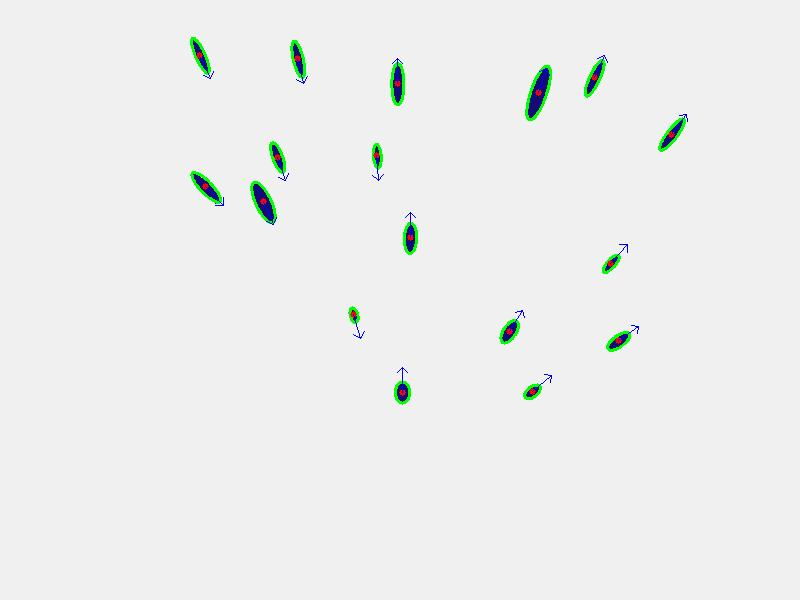
#> input picture sample_crime_scene_image.jpg, 800 x 600 px
$ python -i module3_droplet_cv.py   (imports and definitions only)
#> lines starting #> are read from the running program, lines starting #| are printed output that depends on the picture; after the words box and inside, x2 and y2 are one past the last pixel; in counts of white or black regions, pixels touching at a corner belong together
"""
MODULE 3: OpenCV Droplet Extraction & Impact Angle Engine
=========================================================
Applies computer vision segmentation to extract blood droplets from 2D wall images,
implements the 15% tail-clipping algorithm, and calculates exact 3D trigonometric
impact angles theta = arcsin(w / h_clipped).
"""

import cv2
import numpy as np
from typing import List, Dict, Tuple, Any
from PIL import Image


def process_bloodstain_image(
    image_input: Any,
    min_area: int = 15,
    max_area: int = 50000,
    tail_clip_factor: float = 0.85,
    adaptive_block_size: int = 15
) -> Tuple[List[Dict[str, Any]], np.ndarray]:
    """
    Ingests a bloodstain image (file path, PIL Image, or numpy ndarray), performs OpenCV
    segmentation, fits ellipses, executes the tail-clipping algorithm (15% reduction),
    computes impact angles, and outputs extracted droplet spatial metadata alongside an
    annotated visualization array.
    """
#> called with image_input = 'sample_crime_scene_image.jpg', min_area = 15, max_area = 50000, tail_clip_factor = 0.85, adaptive_block_size = 15
    # 1. Standardize Input Image to BGR Numpy Array
    if isinstance(image_input, str):
        img_bgr = cv2.imread(image_input)
#> img_bgr is the input picture: shape (600, 800, 3); mean B, G, R 237.3, 238.3, 236.8
        if img_bgr is None:
            raise ValueError(f"Could not load image at path: {image_input}")
    elif isinstance(image_input, Image.Image):
        img_bgr = cv2.cvtColor(np.array(image_input), cv2.COLOR_RGB2BGR)
    elif isinstance(image_input, np.ndarray):
        if len(image_input.shape) == 2:
            img_bgr = cv2.cvtColor(image_input, cv2.COLOR_GRAY2BGR)
        elif image_input.shape[2] == 4:
            img_bgr = cv2.cvtColor(image_input, cv2.COLOR_RGBA2BGR)
        else:
            img_bgr = image_input.copy()
    else:
        raise TypeError(f"Unsupported image input type: {type(image_input)}")

    annotated_img = img_bgr.copy()
    gray = cv2.cvtColor(img_bgr, cv2.COLOR_BGR2GRAY)

    # 2. Image Preprocessing & Adaptive Thresholding
    blurred = cv2.GaussianBlur(gray, (5, 5), 0)

    # Block size must be odd and > 1
    block_size = max(3, adaptive_block_size if adaptive_block_size % 2 == 1 else adaptive_block_size + 1)

    # Combined Otsu and Adaptive Thresholding for blood stain isolation
    _, thresh_otsu = cv2.threshold(blurred, 0, 255, cv2.THRESH_BINARY_INV + cv2.THRESH_OTSU)
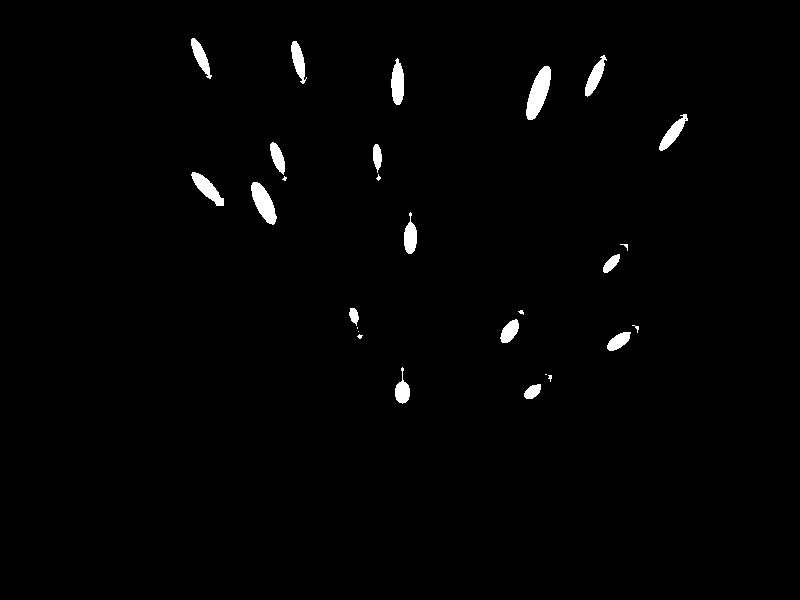
#> thresh_otsu: shape (600, 800); 1.3% white; 27 white regions (9 under 20 px), largest, box (x1, y1, x2, y2) and area: (526, 66, 551, 120) 777, (251, 182, 277, 225) 612, (191, 172, 224, 206) 466
    thresh_adapt = cv2.adaptiveThreshold(
        blurred, 255, cv2.ADAPTIVE_THRESH_GAUSSIAN_C, cv2.THRESH_BINARY_INV, block_size, 3
    )
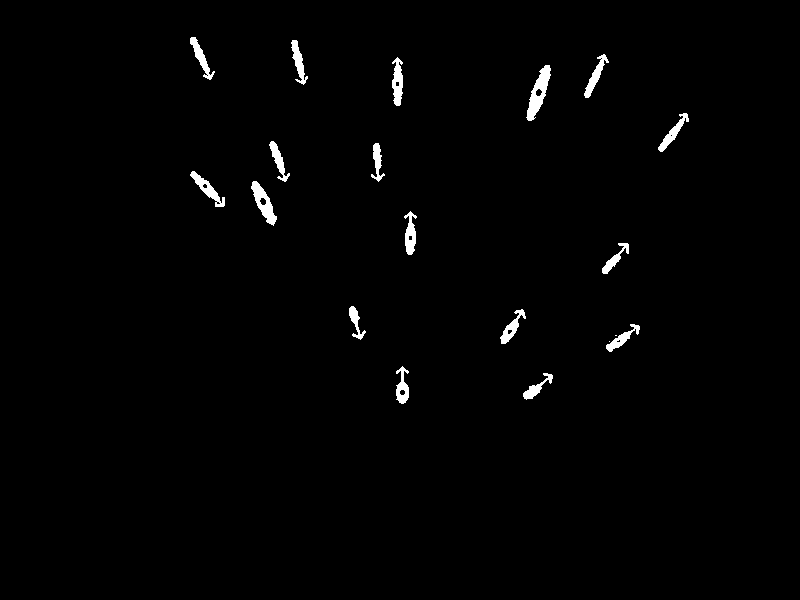
#> thresh_adapt: shape (600, 800); 1.2% white; 19 white regions (2 under 20 px), largest, box (x1, y1, x2, y2) and area: (526, 65, 551, 121) 608, (251, 181, 277, 226) 477, (392, 57, 403, 106) 374
    binary = cv2.bitwise_or(thresh_otsu, thresh_adapt)
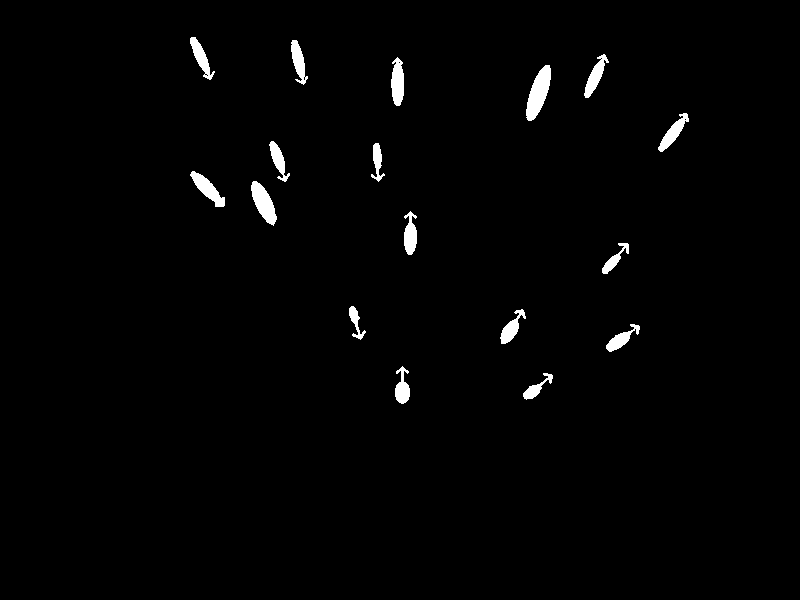
#> binary: shape (600, 800); 1.4% white; 17 white regions, largest, box (x1, y1, x2, y2) and area: (526, 65, 551, 121) 791, (251, 181, 277, 226) 620, (190, 171, 225, 207) 496

    # Clean up morphological noise
    kernel = cv2.getStructuringElement(cv2.MORPH_ELLIPSE, (3, 3))
    binary = cv2.morphologyEx(binary, cv2.MORPH_OPEN, kernel)
#> binary: shape (600, 800); 1.4% white; 19 white regions

    # 3. Contour Extraction
    contours, _ = cv2.findContours(binary, cv2.RETR_EXTERNAL, cv2.CHAIN_APPROX_SIMPLE)
#> contours = 19 contours; largest, box (x1, y1, x2, y2) and area: (526, 65, 551, 121) 730, (251, 181, 277, 225) 571, (190, 171, 225, 207) 448, (391, 57, 404, 106) 438, (658, 113, 689, 152) 372

    droplets_data = []

    for idx, cnt in enumerate(contours):
        area = cv2.contourArea(cnt)
        if area < min_area or area > max_area:
            continue

        # Fit ellipse requires at least 5 points
        if len(cnt) < 5:
            continue

        try:
            ellipse = cv2.fitEllipse(cnt)
            (cx, cy), (axis1, axis2), orientation_deg = ellipse

            # Identify raw major axis (Length 'h') and minor axis (Width 'w')
            w = float(min(axis1, axis2))
            h_raw = float(max(axis1, axis2))

            if h_raw <= 0 or w <= 0:
                continue

            # =========================================================================
            # CRITICAL TAIL-CLIPPING ALGORITHM
            # Shortens major axis by (1 - tail_clip_factor) to strip directional tail noise
            # Default factor: 0.85 (15% reduction)
            # =========================================================================
            h_clipped = max(w, h_raw * tail_clip_factor)

            # Compute Impact Angle: theta = arcsin(w / h_clipped) in degrees
            ratio = min(1.0, max(0.01, w / h_clipped))
            impact_angle_rad = np.arcsin(ratio)
            impact_angle_deg = float(np.degrees(impact_angle_rad))

            # Store droplet data
            drop_meta = {
                "id": idx + 1,
                "centroid": (float(cx), float(cy)),
                "width_mm": float(w),
                "length_raw_mm": float(h_raw),
                "length_clipped_mm": float(h_clipped),
                "impact_angle_deg": impact_angle_deg,
                "orientation_deg": float(orientation_deg),
                "area_px": float(area),
                "aspect_ratio": float(w / h_clipped),
                "tail_clip_applied": float(h_raw - h_clipped)
            }
            droplets_data.append(drop_meta)

            # Draw green bounding ellipse on visualization overlay
            cv2.ellipse(annotated_img, ellipse, (0, 255, 0), 2)
            cv2.circle(annotated_img, (int(cx), int(cy)), 3, (0, 0, 255), -1)

            # Draw directional vector line indicating angle of flight
            vec_length = 25
            rad = np.radians(orientation_deg - 90) # Adjust relative to vertical
            p2_x = int(cx + vec_length * np.cos(rad))
            p2_y = int(cy + vec_length * np.sin(rad))
            cv2.arrowedLine(annotated_img, (int(cx), int(cy)), (p2_x, p2_y), (255, 0, 0), 1, tipLength=0.3)

        except Exception:
            continue
#> this loop made 19 passes
#> (area, cx, cy, axis1, axis2, orientation_deg, w, h_raw) on passes 1 to 12: (216.5, 537.8, 386.1, 12.29, 34.36, 48.37, 12.29, 34.36), (298, 402, 385.8, 14.73, 36.75, 0, 14.73, 36.75), (260.5, 618.1, 340.9, 11.46, 30.41, 54.48, 11.46, 30.41), (35, 634.1, 329, 10.45, 10.48, 17.52, 10.45, 10.48), (314.5, 511.7, 327.2, 13.42, 37.75, 33.51, 13.42, 37.75), (170.5, 356, 323.3, 14.05, 29.56, 165.9, 14.05, 29.56), (218.5, 614.9, 257.7, 12.54, 35.35, 38.46, 12.54, 35.35), (350.5, 410, 233.3, 13.08, 42.94, 0.641, 13.08, 42.94), (571, 263.2, 202.5, 15.72, 46.66, 154.9, 15.72, 46.66), (33.5, 283.6, 176.8, 7.54, 10.97, 82.36, 7.54, 10.97), (447.5, 207.2, 188.5, 12.5, 46.97, 136.5, 12.5, 46.97), (210.5, 376.4, 162.7, 12.5, 35.99, 177.5, 12.5, 35.99)
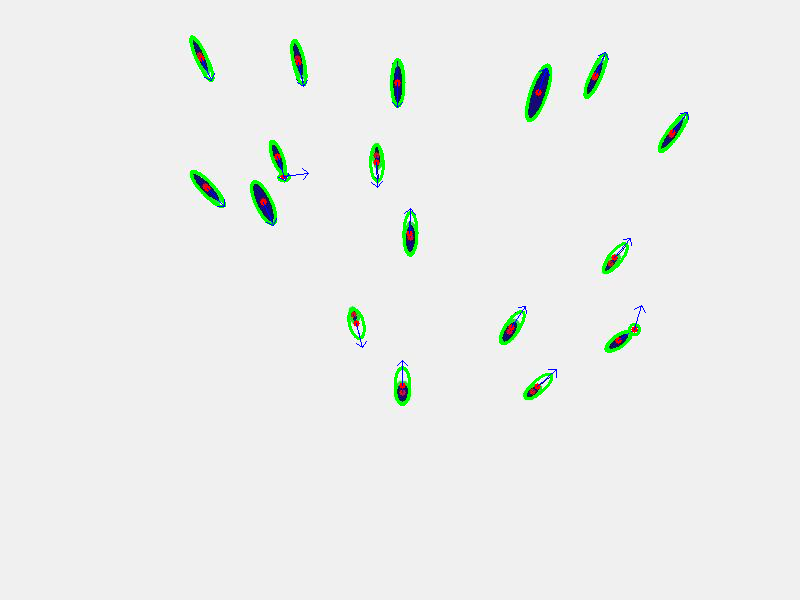
#> annotated_img: shape (600, 800, 3); 1.22% of pixels changed, all inside (x1, y1, x2, y2) = (189, 35, 689, 406)
#> after the loop, droplets_data = 19 items

    # Convert annotated image back to RGB for downstream displays
    annotated_rgb = cv2.cvtColor(annotated_img, cv2.COLOR_BGR2RGB)

    print(f"[Module 3] OpenCV Droplet Engine extracted {len(droplets_data)} valid blood droplets (Tail Clip Factor: {tail_clip_factor}).")
#| [Module 3] OpenCV Droplet Engine extracted 19 valid blood droplets (Tail Clip Factor: 0.85).
    return droplets_data, annotated_rgb


def generate_synthetic_droplet_samples(count: int = 10, tail_clip_factor: float = 0.85) -> Tuple[List[Dict[str, Any]], np.ndarray]:
    """Generates synthetic droplet metadata and test canvas for standalone testing."""
    height, width = 600, 800
    canvas = np.ones((height, width, 3), dtype=np.uint8) * 240

    # Target 2D origin point
    target_origin = (400, 500)

    for i in range(count):
        cx = np.random.uniform(100, 700)
        cy = np.random.uniform(50, 400)

        # Calculate angle towards origin point
        dx = target_origin[0] - cx
        dy = target_origin[1] - cy
        dist = np.sqrt(dx**2 + dy**2)
        orientation = np.degrees(np.arctan2(dy, dx)) + 90

        impact_angle = np.degrees(np.arctan2(150.0, dist)) # Simulated height 150cm
        w = float(np.random.uniform(3, 8))
        h_clipped = float(w / max(0.1, np.sin(np.radians(impact_angle))))
        h_raw = h_clipped / tail_clip_factor # Reconstruct raw before tail clipping

        # Render sample droplet ellipse onto canvas
        cv2.ellipse(canvas, ((cx, cy), (w*2, h_raw*2), orientation), (120, 10, 20), -1)

    droplets, annotated_rgb = process_bloodstain_image(canvas, tail_clip_factor=tail_clip_factor)
    return droplets, annotated_rgb


# [11 lines not run here, left out]

>>> result = process_bloodstain_image('sample_crime_scene_image.jpg')
